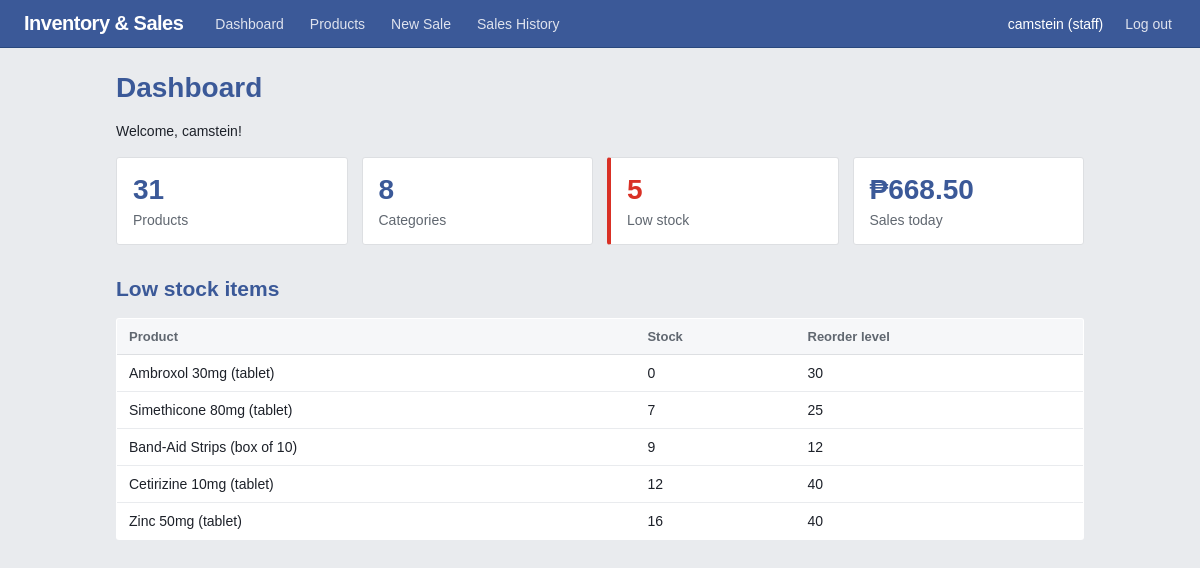
Page /index.php (signed in) on the committed database.
### tables this page shows
CREATE TABLE `products` (
  `id` int(11) NOT NULL,
  `category_id` int(11) DEFAULT NULL,
  `name` varchar(150) NOT NULL,
  `price` decimal(10,2) NOT NULL,
  `stock` int(11) DEFAULT 0,
  `reorder_level` int(11) DEFAULT 5,
  `is_active` tinyint(1) NOT NULL DEFAULT 1
);

### index.php (the view, shortened to what this page needs)
<?php
require 'includes/header.php';
$products   = $conn->query("SELECT COUNT(*) AS c FROM products WHERE is_active = 1")->fetch_assoc()['c'];
$categories = $conn->query("SELECT COUNT(*) AS c FROM categories WHERE is_active = 1")->fetch_assoc()['c'];
$low        = $conn->query("SELECT COUNT(*) AS c FROM products WHERE is_active = 1 AND stock <= reorder_level")->fetch_assoc()['c'];
$today      = $conn->query("SELECT COALESCE(SUM(total),0) AS t FROM sales WHERE DATE(created_at) = CURDATE()")->fetch_assoc()['t'];
$lowList    = $conn->query("SELECT name, stock, reorder_level FROM products WHERE is_active = 1 AND stock <= reorder_level ORDER BY stock ASC LIMIT 10");
?>
<h1>Dashboard</h1>
<p>Welcome, <?= htmlspecialchars($_SESSION['username']) ?>!</p>
<div class="cards">
    <div class="card"><span class="num"><?= $products ?></span><span>Products</span></div>
    <div class="card"><span class="num"><?= $categories ?></span><span>Categories</span></div>
    <div class="card warn"><span class="num"><?= $low ?></span><span>Low stock</span></div>
    <div class="card"><span class="num">&#8369;<?= number_format($today, 2) ?></span><span>Sales today</span></div>
</div>
<h2>Low stock items</h2>
<?php if ($lowList->num_rows === 0): ?>
    <p>Nothing is running low. </p>
<?php else: ?>
    <table>
        <tr><th>Product</th><th>Stock</th><th>Reorder level</th></tr>
        <?php while ($r = $lowList->fetch_assoc()): ?>
            <tr>
                <td><?= htmlspecialchars($r['name']) ?></td>
                <td><?= (int)$r['stock'] ?></td>
                <td><?= (int)$r['reorder_level'] ?></td>
            </tr>
        <?php endwhile; ?>
    </table>
<?php endif; ?>
<?php require 'includes/footer.php'; ?>

### style.css (style rules this page uses)
:root { --blue: #3b5998; --blue-dark: #2d4373; --blue-light: #4267b2; --green: #42b72a; --green-dark: #2f8a1c; --orange: #f7931e; --orange-dark: #c26f0a; --red: #d93025; --red-dark: #a8231b; --bg: #e9ebee; --line: #dddfe2; --text: #1d2129; --muted: #606770; }
* { box-sizing: border-box; }
body { font-family: Helvetica, Arial, sans-serif; font-size: 14px; margin: 0; background: var(--bg); color: var(--text); }
h1, h2, h3 { color: var(--blue); }
.cards { display: grid; grid-template-columns: repeat(auto-fit, minmax(180px, 1fr)); gap: 14px; margin: 18px 0 28px; }
.card { background: white; border: 1px solid var(--line); border-radius: 3px; padding: 16px; display: flex; flex-direction: column; gap: 6px; color: var(--muted); }
.card .num { font-size: 28px; font-weight: bold; color: var(--blue); }
.card.warn { border-left: 4px solid var(--red); }
.card.warn .num { color: var(--red); }
table { width: 100%; border-collapse: collapse; background: white; border: 1px solid var(--line); border-radius: 3px; overflow: hidden; }
th, td { padding: 10px 12px; text-align: left; border-bottom: 1px solid #e9ebee; }
th { background: #f6f7f9; color: var(--muted); font-size: 13px; border-bottom: 1px solid var(--line); }
h2 { margin-top: 32px; }

### rows in the picture
products: name "Ambroxol 30mg (tablet)", stock "0", reorder_level "30"
products: name "Simethicone 80mg (tablet)", stock "7", reorder_level "25"
products: name "Band-Aid Strips (box of 10)", stock "9", reorder_level "12"
products: name "Cetirizine 10mg (tablet)", stock "12", reorder_level "40"
products: name "Zinc 50mg (tablet)", stock "16", reorder_level "40"

### other values in the picture
$_SESSION['username'] "camstein"
$_SESSION['role'] "staff"
$products "31"
$categories "8"
$low "5"
$today "668.50"
